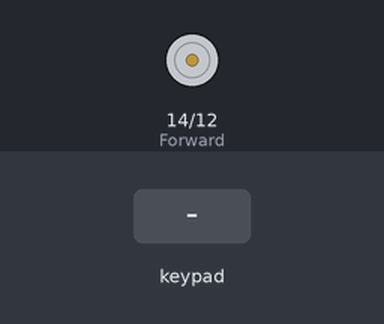
Simulated run of this sketch. Board: ESP32. Parts: motor-driver pin pairs drawn as motors (green arrow = first pin HIGH = forward, orange = second pin HIGH = backward, longer = more drive). The inputs (shaded band) are chosen by the test bench.

Above: at 1.2 s.
1.3 s: key 'U' pressed
At 1.5 s:
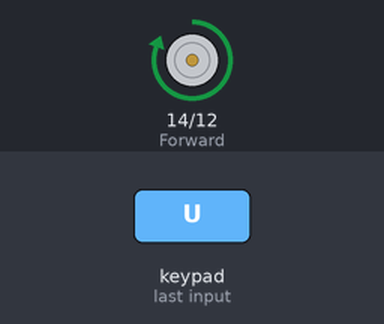
3.2 s: key 'D' pressed
At 3.4 s:
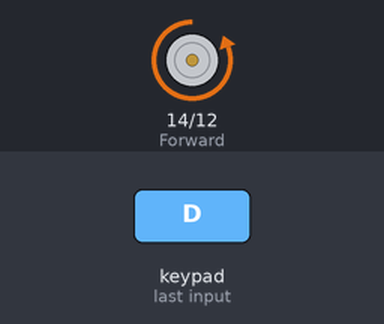
Timing chart, 0 to 6.2 s (numbered marks = the images above; inputs shaded):
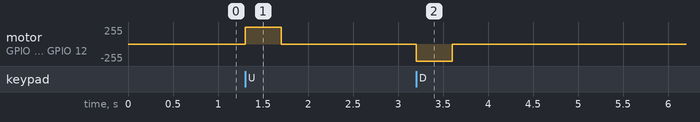

The sketch:

ESP32_Gamepad_Car.ino
```cpp
//GPIO 2, 4, 12, 14, 13, 15, 16, 17, 25, 25, 27, 32, 33
//------Библиотеки----------
#include <DabbleESP32.h>

//----Постоянные----
#define CUSTOM_SETTINGS
#define INCLUDE_GAMEPAD_MODULE
#define NumberOfModes 1 // Количество режимов работы
#define Forward 14 // Пин для движения вперёд
#define Back 12 // Пин для движения назад
#define ServoPin 13 // Пин серво
#define PWMFrequency  15000 // Частота ШИМ
#define PWMChannel_0 0 // Канал ШИМ
#define PWMResolution 8 // Разрешение ШИМ

//----Переменные----
int CurrentMode = 0; // Текущий режим
bool GoForward = false; // Разрешение ехать вперёд
bool GoBack = false; // Разрешение ехать назад
uint32_t myTimer1; // Переменная прощедшего времени
int TimeOut = 100; //Таймаут времени работы для сброса флагов
int ServoPosition = 0; // Переменная хранения угла поворота серво

//-------------------------
//---------Setup-----------
//-------------------------
void setup() {
  Serial.begin(115200);

  //ledcSetup(PWMChannel_0, PWMFrequency, PWMResolution); // Создаем ШИМ с определенной частотой на опредлённом канале
  //ledcAttachPin(ServoPin, PWMChannel_0);  // Подключаем ШИМ к каналу

  pinMode(Forward, OUTPUT);
  pinMode(Back, OUTPUT);
  digitalWrite(Forward, LOW);
  digitalWrite(Back, LOW);

  Dabble.begin("Lambo_Car_Control"); //Название устройства
  GoForward = false;
  GoBack = false;
}

//---------------------------------
//---------Основной цикл-----------
//---------------------------------

void loop() {
  GamepadProssed();
  CarControl();

  if (millis() - myTimer1 >= TimeOut) {
    myTimer1 += TimeOut;
    GoForward = false;
    GoBack = false;
  }
}

//---------------------------------
//---------1. Основные режимы------
//---------------------------------

//----1.1 Чтение значений кнопок с геймпада---
void GamepadProssed () {
  Dabble.processInput(); // Функция обновления данных со смартфона

  //Кнопка вниз
  if (GamePad.isDownPressed()) {
    GoBack = true;
  }

  //Кнопка вверх
  if (GamePad.isUpPressed()) {
    GoForward = true;
  }

  //Кнопка влево
  if (GamePad.isLeftPressed()) {
    //ledcWrite(PWMChannel_0, 0);
  }

  //Кнопка вправо
  if (GamePad.isRightPressed()) {
    //ledcWrite(PWMChannel_0, 255);
  }

  //Кнопка выбора
  if (GamePad.isSelectPressed()) {
    CurrentMode++;
    if (CurrentMode > NumberOfModes) {
      CurrentMode = 0;
    }
  }
}

// ----1.2. Управление машиной----

void CarControl() {
  // Едем вперёд
  if (GoForward) {
    digitalWrite(Forward, HIGH);
    digitalWrite(Back, LOW);
  }

  // Едем назад
  else if (GoBack) {
    digitalWrite(Forward, LOW);
    digitalWrite(Back, HIGH);
  }
  else if (GoForward == false && GoBack == false) {
    digitalWrite(Forward, LOW);
    digitalWrite(Back, LOW);
  }
  //MyServo.write(ServoPosition); // Поворачиваем серво на заданный угол
}


//---------------------------------
//---2. Вспомогательные функции----
//---------------------------------


/*

   //Кнопка "крест"
  if (GamePad.isCrossPressed()) {
  }

  //Кнопка "круг"
  if (GamePad.isCirclePressed()) {
  }
  //Кнопка "квадрат"
  if (GamePad.isSquarePressed()) {
    CurrentMode
  }

  //Кнопка "треугольник"
  if (GamePad.isTrianglePressed()) {
  }
*/
```

Measured:
- after the input at 1.3 s, motor on GPIO 14 (Forward) / GPIO 12 (Back): stopped → forward 255/255 at once, → stopped 0.40 s later
- after the input at 3.2 s, motor on GPIO 14 (Forward) / GPIO 12 (Back): stopped → backward 255/255 at once, → stopped 0.40 s later
